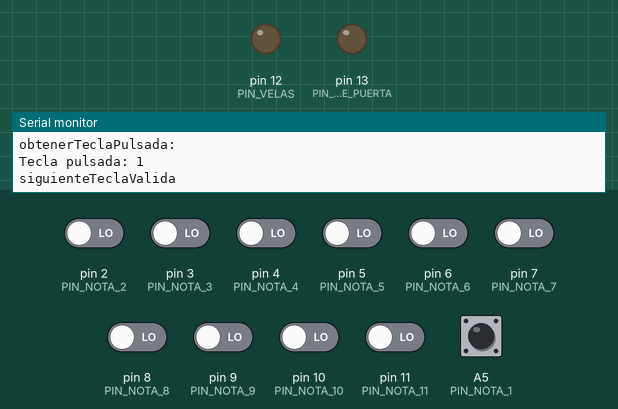
Simulated run of this sketch. Board: Arduino Uno, built with avr-gcc and run on an emulated ATmega328P. Parts: output pins drawn as LEDs (lit = HIGH), the last lines printed to the serial monitor. The test bench sets the inputs (shaded band); at power-on: A5 (PIN_NOTA_1) HIGH, pin 2 (PIN_NOTA_2), pin 3 (PIN_NOTA_3), pin 4 (PIN_NOTA_4), pin 5 (PIN_NOTA_5), pin 6 (PIN_NOTA_6), pin 7 (PIN_NOTA_7), pin 8 (PIN_NOTA_8), pin 9 (PIN_NOTA_9), pin 10 (PIN_NOTA_10), pin 11 (PIN_NOTA_11) LOW. The audio player accepts every command and is not drawn.

Above: at 0.7 s.
At 6.3 s:
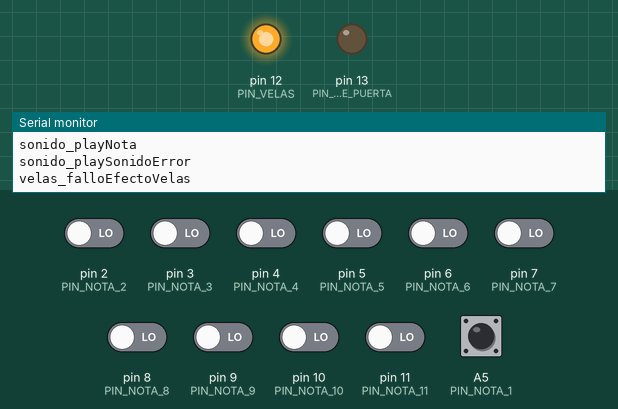
Timing chart, 0 to 11.8 s (numbered marks = the images above):
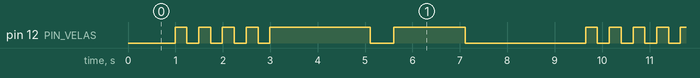

The sketch:

PianoArduino.ino
```cpp
#include "Arduino.h"
#include "DFRobotDFPlayerMini.h"
#include "SoftwareSerial.h"
#include "configuration.h"
#include "sonido.h"
#include "velas.h"
#include "juego.h"

void setup() {
  Serial.begin(BAUDS);
  Serial.println("initialize Pins...");

  // 11 notas
  pinMode(PIN_NOTA_1, INPUT_PULLUP);
  pinMode(PIN_NOTA_2, INPUT);
  pinMode(PIN_NOTA_3, INPUT);
  pinMode(PIN_NOTA_4, INPUT);
  pinMode(PIN_NOTA_5, INPUT);
  pinMode(PIN_NOTA_6, INPUT);
  pinMode(PIN_NOTA_7, INPUT);
  pinMode(PIN_NOTA_8, INPUT);
  pinMode(PIN_NOTA_9, INPUT);
  pinMode(PIN_NOTA_10, INPUT);
  pinMode(PIN_NOTA_11, INPUT);

  pinMode(PIN_VELAS, OUTPUT);
  pinMode(PIN_FIN_APERTURA_DE_PUERTA, OUTPUT);

  velas_ApagadoVelas();
  sonido_inicializarSonido();
}

void probarSonidos() {
  Serial.println("1");
  sonido_playNota(1);
  delay(5000);
  Serial.println("2");
  sonido_playNota(2);
  delay(5000);
  Serial.println("3");
  sonido_playNota(3);
  delay(5000);
  Serial.println("4");
  sonido_playNota(4);
  delay(5000);
  Serial.println("5");
  sonido_playNota(5);
  delay(5000);
  Serial.println("6");
  sonido_playNota(6);
  delay(5000);
  Serial.println("7");
  sonido_playNota(7);
  delay(5000);
  Serial.println("8");
  sonido_playNota(8);
  delay(5000);
  Serial.println("9");
  sonido_playNota(9);
  delay(5000);
  Serial.println("10");
  sonido_playNota(10);
  delay(5000);
  Serial.println("11");
  sonido_playNota(11);
  delay(5000);
  Serial.println("12");
  sonido_playNota(12);
  delay(5000);
  Serial.println("13");
  sonido_playNota(13);
  delay(5000);
  Serial.println("14");
  sonido_playNota(14);
  delay(5000);
  Serial.println("15");
  sonido_playNota(15);
  delay(5000);
  Serial.println("16");
  sonido_playNota(16);
  delay(5000);
  Serial.println("17");
  sonido_playNota(17);
  delay(5000);
  Serial.println("18");
  sonido_playNota(18);
  delay(5000);
  Serial.println("19");
  sonido_playNota(19);
  delay(5000);
  Serial.println("20");
  sonido_playNota(20);
  delay(5000);
  Serial.println("21");
  sonido_playNota(21);
  delay(5000);
  Serial.println("22");
  sonido_playNota(22);
  delay(5000);
  Serial.println("23");
  sonido_playNota(23);
  delay(5000);
  Serial.println("24");
  sonido_playNota(24);
  delay(5000);
  Serial.println("25");
  sonido_playNota(25);
  delay(5000);
  Serial.println("26");
  sonido_playNota(26);
  delay(5000);
}

void loop() {
  // probarSonidos();

  // Juego inicializado
  Serial.println("//////////////////////////////////////");
  Serial.println("/////////// INICIO JUEGO /////////////");
  Serial.println("//////////////////////////////////////");

  boolean juegoGanado = juego_inicarJuego();
  Serial.print("juegoGanado: ");
  Serial.println(juegoGanado);

  // Se ha ganado el juego
  velas_ApagadoVelas();
}
```

juego.h
```cpp
unsigned long contadorTiempoAbandono;
boolean primeraNota = true;

int juego_chequearTeclas() {
    // Leer el pulsador de teclas a ver cual se ha pulsado de todas
    int nota1 = digitalRead(PIN_NOTA_1);
    int nota2 = digitalRead(PIN_NOTA_2);
    int nota3 = digitalRead(PIN_NOTA_3);
    int nota4 = digitalRead(PIN_NOTA_4);
    int nota5 = digitalRead(PIN_NOTA_5);
    int nota6 = digitalRead(PIN_NOTA_6);
    int nota7 = digitalRead(PIN_NOTA_7);
    int nota8 = digitalRead(PIN_NOTA_8);
    int nota9 = digitalRead(PIN_NOTA_9);
    int nota10 = digitalRead(PIN_NOTA_10);
    int nota11 = digitalRead(PIN_NOTA_11);

    if (nota1 == HIGH) {
        return 1;
    } else
    if (nota2 == HIGH) {
        return 2;
    } else if (nota3 == HIGH) {
        return 3;
    // } else if (nota4 == HIGH) {
    //     return 4;
    // } else if (nota5 == HIGH) {
    //     return 5;
    // } else if (nota6 == HIGH) {
    //     return 6;
    // } else if (nota7 == HIGH) {
    //     return 7;
    // } else if (nota8 == HIGH) {
    //     return 8;
    // } else if (nota9 == HIGH) {
    //     return 9;
    // } else if (nota10 == HIGH) {
    //     return 10;
    // } else if (nota11 == HIGH) {
    //     return 11;
    }

    return 0; // 0 es el valor en el caso de que no devolvamos nada
}

int obtenerTeclaPulsada() {
    Serial.println("obtenerTeclaPulsada:");

    int teclaPulsada = 0;
    boolean waiting = true;

    while(waiting) {
        if ((contadorTiempoAbandono < millis()) && !primeraNota)  {
            sonido_playSonidoError();
            velas_falloEfectoVelas();
            delay(2000);
            waiting = false;
        }

        teclaPulsada = juego_chequearTeclas();
        if (teclaPulsada != 0) {
            waiting = false;
            primeraNota = false;
        }

    }

    return teclaPulsada;
}

boolean siguienteTeclaValida(int teclaPulsada, int posicionAChequear) {
    Serial.println("siguienteTeclaValida");
    // Chequeamos si la tecla pulsada es la siguiente a pulsar en el juego
    return NOTAS_VALIDAS[posicionAChequear] == teclaPulsada;
}

void iniciarContadorAbandono() {
    contadorTiempoAbandono = millis() + TIEMPO_DE_ABANDONO;
}

void pulsadoTeclaValida(int teclaPulsada) {
    Serial.println("////////// Tecla Valida //////////////");

    sonido_playNota(teclaPulsada);
    velas_aciertoEfectoVelas();
    iniciarContadorAbandono();
}

void pulsadoTeclaNoValida(int teclaPulsada) {
    Serial.println("/////// Tecla NO Valida //////////////");

    sonido_playNota(teclaPulsada);
    delay(2000);
    sonido_playSonidoError();
    velas_falloEfectoVelas();
    delay(2000);

}

void signalAperturaDePuerta() {
    Serial.println("signalAperturaDePuerta");
    digitalWrite(PIN_FIN_APERTURA_DE_PUERTA, HIGH);
}

void juegoGanado() {
    Serial.println("///////// JuegoGanado ////////////////");

    sonido_sonidoGanar();
    velas_aciertoEfectoVelas();
    velas_aciertoEfectoVelas();
    velas_aciertoEfectoVelas();
    delay(2000);

    signalAperturaDePuerta();
}

boolean juego_inicarJuego() {
    Serial.println("juego_inicarJuego");

    boolean resultWin = false;
    int posicionAChequear = 0;
    boolean juegoActivo = true;
    primeraNota = true;

    while (juegoActivo) {

        int teclaPulsada = obtenerTeclaPulsada();
        Serial.print("Tecla pulsada: ");
        Serial.println(teclaPulsada);

        if (teclaPulsada != 0) {

            if (siguienteTeclaValida(teclaPulsada, posicionAChequear)) {
                pulsadoTeclaValida(teclaPulsada);
                posicionAChequear++;

                if (posicionAChequear == (sizeof(NOTAS_VALIDAS) / sizeof(int))) {
                    juegoGanado();
                    juegoActivo = false;
                    resultWin = true;
                }

            } else {
                pulsadoTeclaNoValida(teclaPulsada);
                juegoActivo = false; // Fin juego
            }

        } else {
            Serial.println("Tiempo de abandono sobrepasado");
            juegoActivo = false;
        }
    }

    Serial.println("El juego ha finalizado");
    return resultWin;
}
```

sonido.h
```cpp
DFRobotDFPlayerMini soundDFPlayer;
SoftwareSerial soundSoftwareSerial(SOUND_RX_PIN, SOUND_TX_PIN); // RX, TX

void sonido_inicializarSonido() {
    Serial.println("sonido_inicializarSonido");

    soundSoftwareSerial.begin(BAUDS);
    if (!soundDFPlayer.begin(soundSoftwareSerial)) {
        while (true)
        ;
    }

    soundDFPlayer.volume(SOUND_VOLUME);
}

void sonido_playSonidoError() {
    Serial.println("sonido_playSonidoError");
    soundDFPlayer.play(25);
    // soundDFPlayer.play(12);
}

void sonido_playNota(int nota) {
    Serial.println("sonido_playNota");

    // Esto es solo por que no me coge los mp3 pares
    if ( nota % 2 == 0) {
        nota = nota + 1;
    }

    soundDFPlayer.play(nota);
}

void sonido_sonidoGanar() {
    Serial.println("sonido_sonidoGanar");
    // soundDFPlayer.play(13);
    soundDFPlayer.play(23);
}
```

velas.h
```cpp
void velas_EncendidoVelas() {
    Serial.println("velas_EncendidoVelas");
    digitalWrite(PIN_VELAS, HIGH);
}

void velas_ApagadoVelas() {
    Serial.println("velas_ApagadoVelas");
    digitalWrite(PIN_VELAS, LOW);
}

void velas_aciertoEfectoVelas() {
    Serial.println("velas_aciertoEfectoVelas");

    digitalWrite(PIN_VELAS, LOW);
    delay(250);
    digitalWrite(PIN_VELAS, HIGH);
    delay(250);
    digitalWrite(PIN_VELAS, LOW);
    delay(250);
    digitalWrite(PIN_VELAS, HIGH);
    delay(250);
    digitalWrite(PIN_VELAS, LOW);
    delay(250);
    digitalWrite(PIN_VELAS, HIGH);
    delay(250);
    digitalWrite(PIN_VELAS, LOW);
    delay(250);
    digitalWrite(PIN_VELAS, HIGH);
    delay(250);
    digitalWrite(PIN_VELAS, LOW);
    delay(250);
    digitalWrite(PIN_VELAS, HIGH);
}

void velas_falloEfectoVelas() {
    Serial.println("velas_falloEfectoVelas");
    digitalWrite(PIN_VELAS, LOW);
    delay(500);
    digitalWrite(PIN_VELAS, HIGH);
    delay(1500);
    digitalWrite(PIN_VELAS, LOW);
}
```

configuration.h
```cpp
const int BAUDS = 9600;

const int NOTAS_VALIDAS[] = {1, 2, 3, 1, 2};
unsigned long TIEMPO_DE_ABANDONO = 7000;

const int PIN_NOTA_1 = A5;
const int PIN_NOTA_2 = 2;
const int PIN_NOTA_3 = 3;
const int PIN_NOTA_4 = 4;
const int PIN_NOTA_5 = 5;
const int PIN_NOTA_6 = 6;
const int PIN_NOTA_7 = 7;
const int PIN_NOTA_8 = 8;
const int PIN_NOTA_9 = 9;
const int PIN_NOTA_10 = 10;
const int PIN_NOTA_11 = 11;

const int PIN_VELAS = 12;

const int PIN_FIN_APERTURA_DE_PUERTA = 13;

const int SOUND_RX_PIN = A0;
const int SOUND_TX_PIN = A1;

const int SOUND_VOLUME = 20;
```

Measured:
- by itself, pin 12 (PIN_VELAS): repeats every 8.7 s: 3 × (LOW 0.25 s, HIGH 0.25 s), LOW 0.25 s, HIGH 2.1 s, LOW 0.50 s, HIGH 1.5 s, LOW 2.5 s, HIGH 0.25 s
- by itself, everything shown: repeats every 8.7 s, in 12 steps
